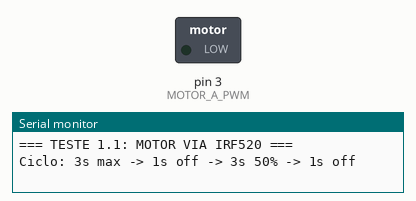
Recording of a sketch running on a simulated Arduino Uno, built with avr-gcc and run on an emulated ATmega328P. On the bench: switched loads named in the sketch (green lamp = pin HIGH), the last lines printed to the serial monitor.

Above: at 1.05 s.
At 4.05 s:
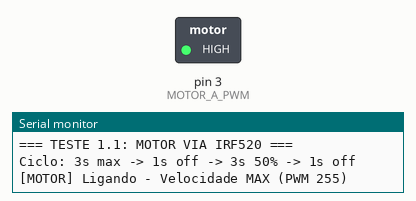
At 8.05 s:
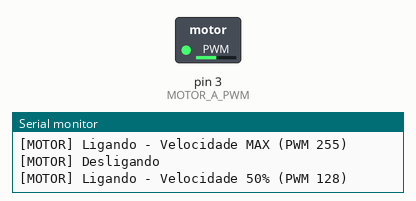
Timing chart, 0 to 11.4 s (numbered marks = the images above):
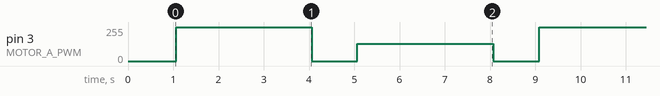

The sketch:

arduino_teste_motor.ino
```cpp
// ============================================================
// TESTE 1.1 — ACIONAMENTO DO MOTOR VIA IRF520 (Arduino Uno)
// ============================================================
// Materiais: Arduino Uno + módulo IRF520 + 1 esteira
//
// Pinagem IRF520:
//   VCC  → 5V (Arduino)
//   GND  → GND (Arduino)
//   SIG  → Pino PWM do Arduino
//   V+   → Fonte do motor (ex: 5V-12V)
//
// Este teste:
//   1. Liga o motor por 3 segundos (velocidade máxima)
//   2. Desliga por 1 segundo
//   3. Liga a 50% por 3 segundos
//   4. Desliga por 1 segundo
//   5. Repete o ciclo
//
// Validação:
//   - O LED do IRF520 acende quando o motor está ligado
//   - A esteira gira em ambas as velocidades
//   - A mudança de velocidade é perceptível
// ============================================================

#define MOTOR_A_PWM 3   // Pino PWM para IRF520 (pino SIG)

void setup() {
  Serial.begin(9600);
  pinMode(MOTOR_A_PWM, OUTPUT);

  delay(1000);
  Serial.println("=== TESTE 1.1: MOTOR VIA IRF520 ===");
  Serial.println("Ciclo: 3s max -> 1s off -> 3s 50% -> 1s off");
}

void loop() {
  // Velocidade máxima (PWM 255)
  Serial.println("[MOTOR] Ligando - Velocidade MAX (PWM 255)");
  analogWrite(MOTOR_A_PWM, 255);
  delay(3000);

  // Desliga
  Serial.println("[MOTOR] Desligando");
  analogWrite(MOTOR_A_PWM, 0);
  delay(1000);

  // Velocidade 50% (PWM 128)
  Serial.println("[MOTOR] Ligando - Velocidade 50% (PWM 128)");
  analogWrite(MOTOR_A_PWM, 128);
  delay(3000);

  // Desliga
  Serial.println("[MOTOR] Desligando");
  analogWrite(MOTOR_A_PWM, 0);
  delay(1000);

  Serial.println("[MOTOR] Ciclo completo. Reiniciando...");
}
```

Measured:
- by itself, pin 3 (MOTOR_A_PWM): repeats every 8.0 s: 0/255 1.0 s, 128/255 3.0 s, 0/255 1.0 s, 255/255 3.0 s
